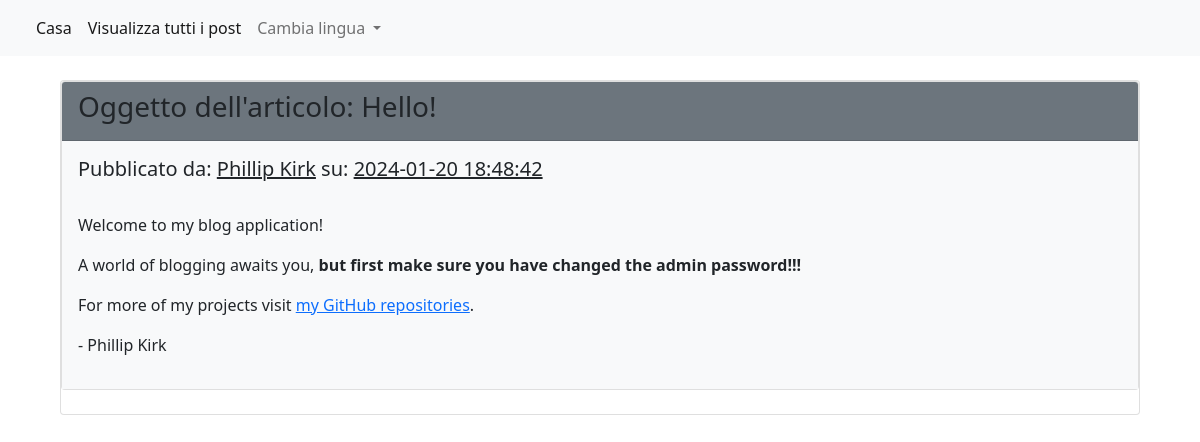
The app's page /blog/post.php?lang=it with its own data.
### tables this page shows
CREATE TABLE IF NOT EXISTS `posts` (
  `id` int(11) NOT NULL AUTO_INCREMENT,
  `subject` varchar(255) NOT NULL,
  `content` longtext NOT NULL,
  `author` varchar(255) NOT NULL,
  `created` timestamp NOT NULL DEFAULT current_timestamp(),
  `updated` timestamp NOT NULL DEFAULT current_timestamp() ON UPDATE current_timestamp(),
  PRIMARY KEY (`id`)
);

### lib/lang/it.php (called while the page is built)
<?php
    $loc["author"] = "Autore";
    $loc["date"] = "Dattero!";
    $loc["delete"] = "Cancellare";
    $loc["last_10_posts"] = "Ultimi 10 Messaggi";
    $loc["subject"] = "Oggetto";
    $loc["view_post"] = "Visualizza post";
    $loc["welcome"] = "Benvenuto!";
    $loc["access_log"] = "Registro degli accessi";
    $loc["clear_log"] = "Cancella registro";
    $loc["status"] = "Stato";
    $loc["timestamp"] = "Timestamp";
    $loc["username"] = "Nome utente";
    $loc["change_language"] = "Cambia lingua";
    $loc["create_new_user"] = "Crea nuovo utente";
    $loc["english"] =  "Inglese";
    $loc["german"] = "Tedesco";
    $loc["home"] = "Casa";
    $loc["italian"] = "Italliano";
    $loc["logout"] = "Logout";
    $loc["new_post"] = "Nuovo post";
    $loc["reset_password"] = "Reimposta password";
    $loc["spanish"] = "Spagnolo";
    $loc["view_all_posts"] ="Visualizza tutti i post";
    $loc["on"] = "su";
    $loc["post_subject"] = "Oggetto dell'articolo";
    $loc["posted_by"] = "Pubblicato da";

### blog/post.php (the view)
<?php
    require_once $_SERVER['DOCUMENT_ROOT'] . '/lib/templates/GLOBAL_HEADER.php';
    if ($_GET && isset($_GET['pid'])) {
        $pid = $_GET['pid'];
        $sql = "SELECT * FROM posts where id=$pid";
        $result = $link->query($sql);
        if ($result->num_rows > 0) {
            while($post = $result->fetch_assoc()) {
                echo "<div class='card' id='" . $post['id'] ."'><div class='card-header bg-secondary'><h3>" . $loc['post_subject'] . ": " . $post['subject'] . "</h3></div>";
                echo "<div class='card-body bg-light text-dark'><h5 class='card-title'>" . $loc['posted_by'] . ": <u>" . $post['author'] . "</u> " . $loc['on'] . ": <u>" . $post['created'] . "</u></h5><br>";
                echo $post['content'];
                echo "</div></div><br>";
            }
        }
    } else {
        $sql = "SELECT * FROM posts";
        $result = $link->query($sql);
        if ($result->num_rows > 0) {
            while($post = $result->fetch_assoc()) {
                echo "<div class='card' id='" . $post['id'] ."'><div class='card-header bg-secondary'><h3>" . $loc['post_subject'] . ": " . $post['subject'] . "</h3></div>";
                echo "<div class='card-body bg-light text-dark'><h5 class='card-title'>" . $loc['posted_by'] . ": <u>" . $post['author'] . "</u> " . $loc['on'] . ": <u>" . $post['created'] . "</u></h5><br>";
                echo $post['content'];
                echo "</div></div><br>";
            }
        }
    }
    require_once $_SERVER['DOCUMENT_ROOT'] . '/lib/templates/GLOBAL_FOOTER.php';
    ?>

### records on screen
posts: subject "Hello!", author "Phillip Kirk", created "2024-01-20 18:48:42", content "Welcome to my blog application! A world of blogging awaits you, but first make sure you have changed the admin password!!! For more of my projects visit my GitHub repositories . - Phillip Kirk"

### other values on screen
$loc['home'] "Casa"
$loc['view_all_posts'] "Visualizza tutti i post"
$loc['change_language'] "Cambia lingua"
